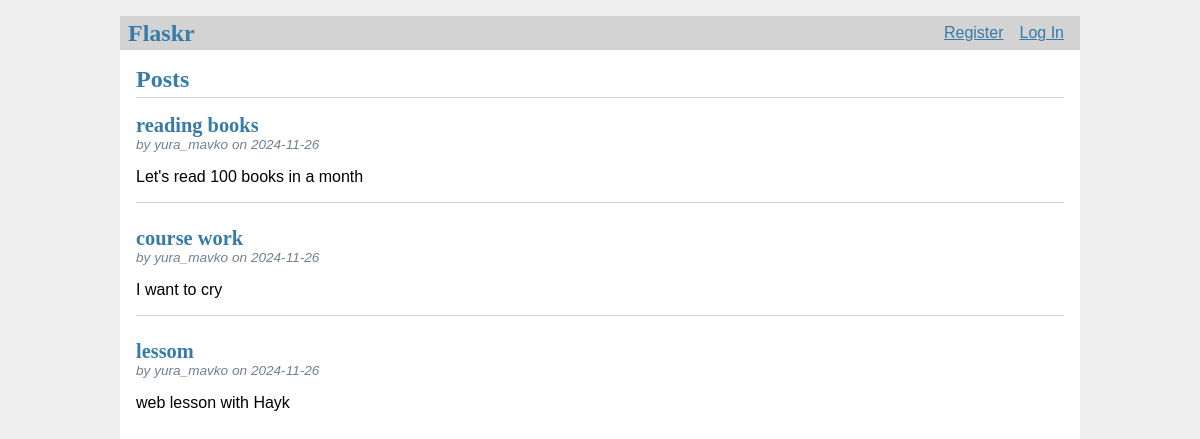
The page / on the database its author committed.
### tables this page shows
CREATE TABLE post (
  id INTEGER PRIMARY KEY AUTOINCREMENT,
  author_id INTEGER NOT NULL,
  created TIMESTAMP NOT NULL DEFAULT CURRENT_TIMESTAMP,
  title TEXT NOT NULL,
  body TEXT NOT NULL,
  FOREIGN KEY (author_id) REFERENCES user (id)
);

CREATE TABLE user (
  id INTEGER PRIMARY KEY AUTOINCREMENT,
  username TEXT UNIQUE NOT NULL,
  password TEXT NOT NULL
);

### flaskr/blog.py (the view)
@bp.route('/')
def index():
    db = get_db()
    posts = db.execute(
        'SELECT p.id, title, body, created, author_id, username'
        ' FROM post p JOIN user u ON p.author_id = u.id'
        ' ORDER BY created DESC'
    ).fetchall()
    return render_template('blog/index.html', posts=posts)

### flaskr/auth.py (called while the page is built)
@bp.before_app_request
def load_logged_in_user():
    user_id = session.get('user_id')
    if user_id is None:
        g.user = None
    else:
        g.user = get_db().execute(
            'SELECT * FROM user WHERE id = ?', (user_id,)
        ).fetchone()

### flaskr/db.py (called while the page is built)
def get_db():
    if 'db' not in g:
        g.db = sqlite3.connect(
            current_app.config['DATABASE'],
            detect_types=sqlite3.PARSE_DECLTYPES
        )
        g.db.row_factory = sqlite3.Row
    return g.db

### flaskr/templates/blog/index.html (shortened to what this page needs)
{% extends 'base.html' %}
{% block header %}
  <h1>{% block title %}Posts{% endblock %}</h1>
{% endblock %}
{% block content %}
  {% for post in posts %}
    <article class="post">
      <header>
        <div>
          <h1>{{ post['title'] }}</h1>
          <div class="about">by {{ post['username'] }} on {{ post['created'].strftime('%Y-%m-%d') }}</div>
        </div>
      </header>
      <p class="body">{{ post['body'] }}</p>
    </article>
    {% if not loop.last %}
      <hr>
    {% endif %}
  {% endfor %}
{% endblock %}

### flaskr/templates/base.html (shortened to what this page needs)
<!doctype html>
<link rel="stylesheet" href="{{ url_for('static', filename='style.css') }}">
<nav>
  <h1>Flaskr</h1>
  <ul>
    {% if g.user %}
      <li><span>{{ g.user['username'] }}</span>
      <li><a href="{{ url_for('auth.logout') }}">Log Out</a>
    {% else %}
      <li><a href="{{ url_for('auth.register') }}">Register</a>
      <li><a href="{{ url_for('auth.login') }}">Log In</a>
    {% endif %}
  </ul>
</nav>
<section class="content">
  <header>
    {% block header %}{% endblock %}
  </header>
  {% block content %}{% endblock %}
</section>

### flaskr/static/style.css (style rules this page uses)
h1 { font-family: serif; color: #377ba8; margin: 1rem 0; }
a { color: #377ba8; }
hr { border: none; border-top: 1px solid lightgray; }
nav { background: lightgray; display: flex; align-items: center; padding: 0 0.5rem; }
nav h1 { flex: auto; margin: 0; }
nav ul { display: flex; list-style: none; margin: 0; padding: 0; }
nav ul li a, nav ul li span, header .action { display: block; padding: 0.5rem; }
.content { padding: 0 1rem 1rem; }
.content > header { border-bottom: 1px solid lightgray; display: flex; align-items: flex-end; }
.content > header h1 { flex: auto; margin: 1rem 0 0.25rem 0; }
.post > header { display: flex; align-items: flex-end; font-size: 0.85em; }
.post > header > div:first-of-type { flex: auto; }
.post > header h1 { font-size: 1.5em; margin-bottom: 0; }
.post .about { color: slategray; font-style: italic; }
.post .body { white-space: pre-line; }
.content:last-child { margin-bottom: 0; }

### rows shown on the page
post: title "reading books", username "yura_mavko", created "2024-11-26", body "Let's read 100 books in a month"
post: title "course work", username "yura_mavko", created "2024-11-26", body "I want to cry"
post: title "lessom", username "yura_mavko", created "2024-11-26", body "web lesson with Hayk"
